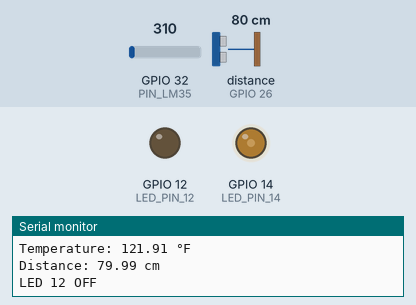
Recording of a sketch running on a simulated ESP32. Parts: output pins drawn as LEDs (lit = HIGH), the last lines printed to the serial monitor. Wiring (inferred from the names in the program): ultrasonic range finder: trigger GPIO 27; echo GPIO 26. The inputs (shaded band) are chosen by the test bench; at power-on: distance to the obstacle (sensor on GPIO 26) 80 cm, GPIO 32 (PIN_LM35) = 310. The echo pulse lasts 58.3 µs per cm; pins used as bus, display or sensor lines are not drawn.

Above: at 5.4 s.
5.5 s: distance to the obstacle (sensor on GPIO 26) set to 299 cm
At 9.47 s:
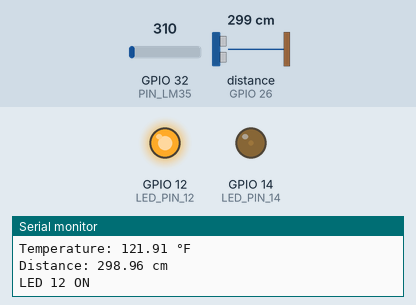
11.0 s: GPIO 32 (PIN_LM35) set to 186
At 11.33 s:
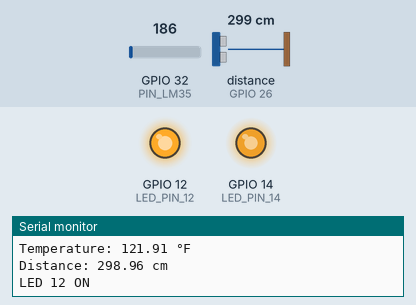
16.5 s: distance to the obstacle (sensor on GPIO 26) set to 2 cm
At 16.91 s:
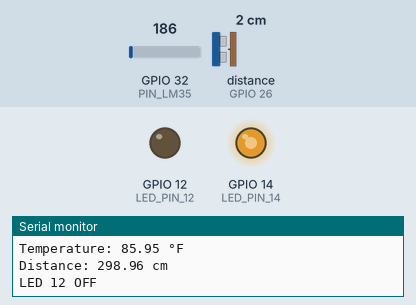
22.0 s: GPIO 32 (PIN_LM35) set to 682
27.5 s: GPIO 32 (PIN_LM35) set to 93
Timing chart, 0 to 34.0 s (numbered marks = the images above; inputs shaded):
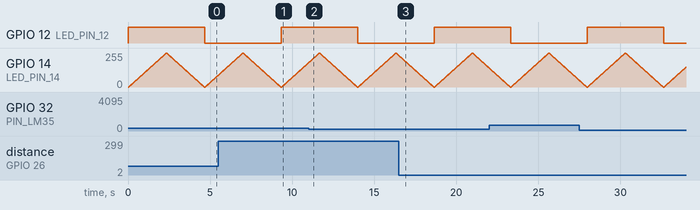

The sketch:

TEST2_LedLmULSC.ino
```cpp
#define ADC_VREF_mV 3300.0
#define ADC_RESOLUTION 4096.0
#define PIN_LM35 32

#define LED_PIN_12 12    // Simple ON/OFF LED
#define LED_PIN_14 14    // Fading LED (PWM)

#define TRIG_PIN 27
#define ECHO_PIN 26

void setup() {
  Serial.begin(9600);

  pinMode(LED_PIN_12, OUTPUT);
  pinMode(LED_PIN_14, OUTPUT);
  pinMode(TRIG_PIN, OUTPUT);
  pinMode(ECHO_PIN, INPUT);

  Serial.println("System Initialized...");
}

void loop() {
  // ----- LM35 Temperature Reading -----
  int adcVal = analogRead(PIN_LM35);
  float milliVolt = 2 * adcVal * (ADC_VREF_mV / ADC_RESOLUTION); ///mul by 2 as per calibration

  float tempC = milliVolt / 10.0;

  if (tempC == 0) {
    Serial.println("Reading is invalid (check connection)");
  } else {
    float tempF = tempC * 9.0 / 5.0 + 32.0;
    Serial.print("Temperature: ");
    Serial.print(tempC);
    Serial.println(" °C");
    Serial.print("Temperature: ");
    Serial.print(tempF);
    Serial.println(" °F");
  }

  // ----- Ultrasonic Distance Measurement -----
  long duration;
  float distanceCm;

  // Trigger pulse
  digitalWrite(TRIG_PIN, LOW);
  delayMicroseconds(2);
  digitalWrite(TRIG_PIN, HIGH);
  delayMicroseconds(10);
  digitalWrite(TRIG_PIN, LOW);

  // Read echo pulse
  duration = pulseIn(ECHO_PIN, HIGH, 30000); // 30ms timeout (~5m range)
  distanceCm = duration * 0.0343 / 2; // Convert time to distance (cm)

  if (duration == 0) {
    Serial.println("Distance reading invalid (check sensor wiring)");
  } else {
    Serial.print("Distance: ");
    Serial.print(distanceCm);
    Serial.println(" cm");
  }

  // ----- LED Behavior -----
  // LED 12: simple ON/OFF
  static bool led12State = false;
  led12State = !led12State;
  digitalWrite(LED_PIN_12, led12State ? HIGH : LOW);

  if (led12State)
    Serial.println("LED 12 ON");
  else
    Serial.println("LED 12 OFF");

  // LED 14: brightness fade 0 → 255 → 0 in 5 seconds
  int fadeTime = 5000; // 5 seconds full fade cycle
  int stepDelay = fadeTime / (255 * 2); // Up and down steps total 510

  // Fade in
  for (int brightness = 0; brightness <= 255; brightness++) {
    analogWrite(LED_PIN_14, brightness);
    delay(stepDelay);
  }

  // Fade out
  for (int brightness = 255; brightness >= 0; brightness--) {
    analogWrite(LED_PIN_14, brightness);
    delay(stepDelay);
  }

  Serial.println("----------------------------");
}
```
